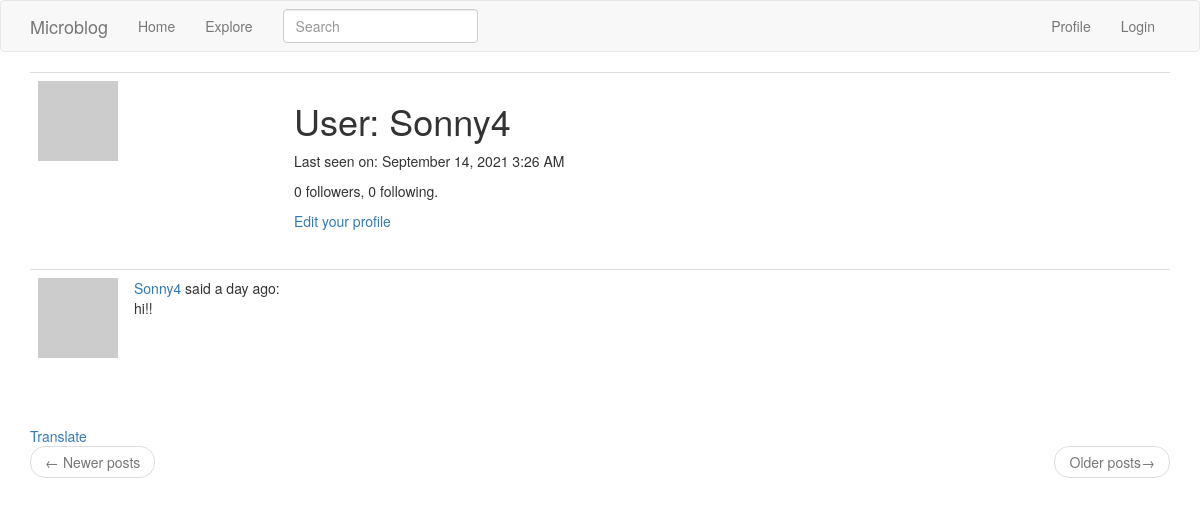
The app's page /user/Sonny4 (signed in), older data.
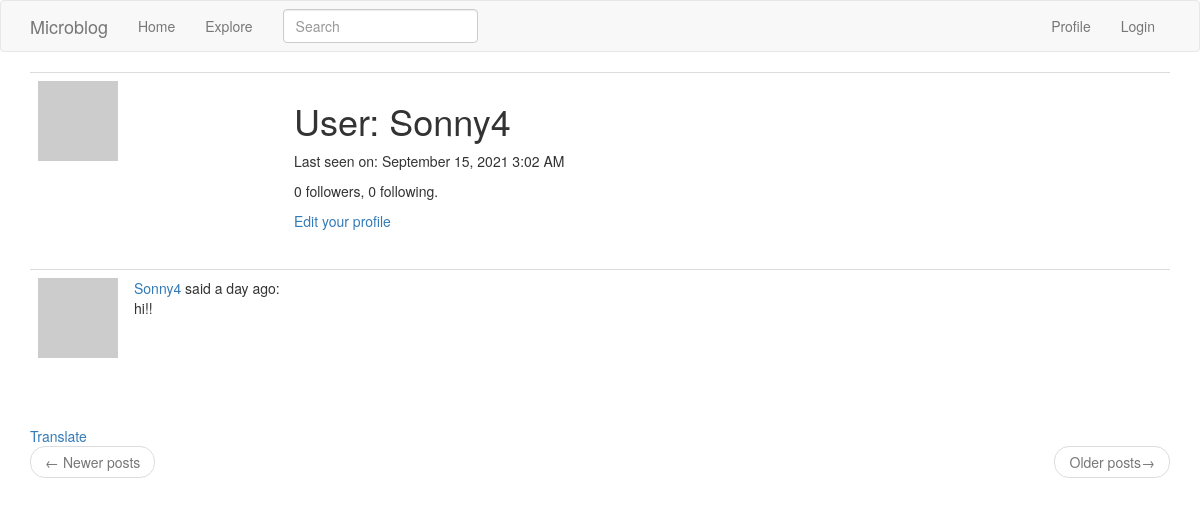
The same page, newer data.
### app/models.py (models this page shows, shortened)
class User(UserMixin, db.Model):
    id = db.Column(db.Integer, primary_key=True)
    username = db.Column(db.String(64), index=True, unique=True)
    email = db.Column(db.String(120), index=True, unique=True)
    password_hash = db.Column(db.String(128))
    posts = db.relationship('Post',backref='author', lazy='dynamic')
    about_me = db.Column(db.String(140))
    last_seen = db.Column(db.DateTime, default=datetime.utcnow)
    followed = db.relationship(
        'User', secondary=followers,
        primaryjoin=(followers.c.follower_id == id),
        secondaryjoin=(followers.c.followed_id == id),
        backref=db.backref('followers', lazy='dynamic'), lazy='dynamic')
    def avatar(self, size):
        digest = md5(self.email.lower().encode('utf-8')).hexdigest()
        return 'https://www.gravatar.com/avatar/{}?d=identicon&s={}'.format(digest, size)

class SearchableMixin(object):
    @classmethod
    def before_commit(cls, session):
        session._changes = {
            'add': list(session.new),
            'update': list(session.dirty),
            'delete': list(session.deleted)
        }
    @classmethod
    def after_commit(cls, session):
        for obj in session._changes['add']:
            if isinstance(obj, SearchableMixin):
                add_to_index(obj.__tablename__, obj)
        for obj in session._changes['update']:
            if isinstance(obj, SearchableMixin):
                add_to_index(obj.__tablename__, obj)
        for obj in session._changes['delete']:
            if isinstance(obj, SearchableMixin):
                remove_from_index(obj.__tablename__, obj)
        session._changes=None

class Post(SearchableMixin, db.Model):
    __searchable__ = ['body']
    id = db.Column(db.Integer, primary_key=True)
    body = db.Column(db.String(140))
    timestamp = db.Column(db.DateTime, index=True, default=datetime.utcnow)
    user_id = db.Column(db.Integer, db.ForeignKey('user.id'))
    language = db.Column(db.String(5))

### app/main/routes.py (the view)
@bp.route('/user/<username>')
@login_required
def user(username):
    user = User.query.filter_by(username=username).first_or_404()
    page = request.args.get('page',1,type=int)
    posts = user.posts.order_by(Post.timestamp.desc()).paginate(page,current_app.config['POSTS_PER_PAGE'],False)
    next_url = url_for('main.user',username=user.username,page=posts.next_num) if posts.has_next else None
    prev_url = url_for('main.user',username=user.username, page=posts.prev_num) if posts.has_prev else None
    form = EmptyForm()
    return render_template('user.html', user=user, posts=posts.items, next_url=next_url, prev_url=prev_url, form=form)

### app/main/forms.py
class SearchForm(FlaskForm):
    q = StringField('Search', validators=[DataRequired()])
    def __init__(self, *args, **kwargs):
        if 'formdata' not in kwargs:
            kwargs['formdata'] = request.args
        if 'csrf_enabled' not in kwargs:
            kwargs['csrf_enabled'] = False
        super(SearchForm, self).__init__(*args, **kwargs)

class EmptyForm(FlaskForm):
    submit = SubmitField('Submit')

### app/main/routes.py (called while the page is built)
@bp.before_app_request
def before_request():
    if current_user.is_authenticated:
        current_user.last_seen = datetime.utcnow()
        db.session.commit()
        g.search_form = SearchForm()
    g.locale = str(get_locale())

### app/models.py (called while the page is built)
@login.user_loader
def load_user(id):
    return User.query.get(int(id))

### app/templates/user.html (shortened to what this page needs)
{% extends 'base.html' %}
{% block app_content %}
    <table class ="table table-hover">
        <tr>
            <td width="256px"><img src ="{{ user.avatar(128) }}"></td>
            <td>
                <h1>User: {{user.username }}</h1>
                {% if user.last_seen %}
                <p>Last seen on: {{ moment(user.last_seen).format('LLL') }}</p>
                {% endif %}
                <p>{{ user.followers.count() }} followers, {{user.followed.count() }} following.</p>
                {% if user == current_user %}
                <p> <a href="{{ url_for('main.edit_profile') }}">Edit your profile</a></p>
                {% endif %}
            </td>
        </tr>
    </table>
    {% for post in posts %}
        {% include '_post.html' %}
{% endfor %}
<nav aria-label="...">
    <u1 class="pager">
        <li class="previous{% if not prev_url %} disabled{% endif %}">
            <a href="{{ prev_url or '#' }}">
                <span aria-hidden="true">&larr;</span> Newer posts
            </a>
        </li>
        <li class="next{% if not next_url %} disabled{% endif %}">
            <a href="{{ next_url or '#' }}">
                Older posts<span aria-hidden="true">&rarr;</span>
            </a>
        </li>
    </u1>
</nav>
{% endblock %}

### app/templates/base.html (shortened to what this page needs)
{% extends 'bootstrap/base.html' %}
{% block navbar %}
    <nav class="navbar navbar-default">
        <div class="container">
            <div class="navbar-header">
                <a class="navbar-brand" href="{{url_for('main.index') }}">Microblog</a>
            </div>
            <div class="collapse navbar-collapse" id="bs-example-navbar-collapse-1">
                <u1 class="nav navbar-nav">
                    <li><a href="{{url_for('main.index') }}">Home</a></li>
                    <li><a href="{{url_for('main.explore') }}">Explore</a></li>
                </u1>
                {% if g.search_form %}
                <form class="navbar-form navbar-left" method="get" action="{{ url_for('main.search') }}">
                    <div class="form-group">
                        {{ g.search_form.q(size=20, class='form-control', placeholder=g.search_form.q.label.text) }}
                    </div>
                </form>
                {% endif %}
                <ul class="nav navbar-nav navbar-right">
                    {% if current_user.is_anonymous %}
                    <li><a href="{{url_for('auth.login') }}">Login</a></li>
                    {% else %}
                    <li><a href="{{url_for('main.user', username=current_user.username) }}">Profile</a></li>
                    <li><a href="{{url_for('auth.logout') }}">Login</a></li>
                    {% endif %}
                </ul>
            </div>
        </div>
    </nav>
    {% endblock %}
    {% block content %}
        <div class="container">
            {% block app_content %}{% endblock %}
        </div>
    {% endblock %}

### app/templates/_post.html
<table class="table table-hover">
    <tr>
        <td width="70px">
            <a href="{{ url_for('main.user', username=post.author.username) }}">
                <img src ="{{ post.author.avatar(70) }}" />
            </a>
        </td>
        <td>
            <a href="{{ url_for('main.user', username=post.author.username) }}">
                {{ post.author.username }}
            </a>
            said {{ moment(post.timestamp).fromNow() }}: <br>
            <span id = "post{{ post.id }}">{{ post.body }}</span>
        </td>
    </tr>
</table>
{% if post.language and post.language != g.locale%}
<br><br>
<span id= "translation{{ post.id }}">
<a href="javascript:translate(
    '#post{{ post.id }}',
    '#translation{{ post.id }}',
    '{{ post.language }}',
    '{{ g.locale }}');">
    {{ 'Translate' }}</a>
</span>
{% endif %}

Row changes from the older to the newer data that the page shows:
changed User "Sonny4": last_seen "September 14, 2021 3:26 AM" → "September 15, 2021 3:02 AM"
